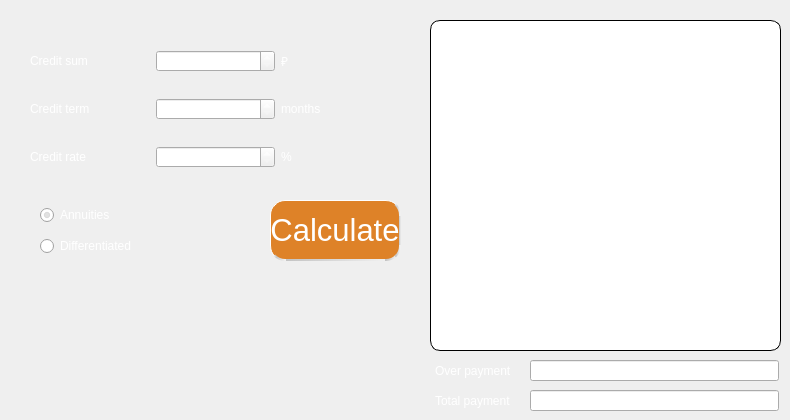
    <widget class="QWidget" name="Credit">
     <attribute name="title">
      <string>Credit</string>
     </attribute>
     <widget class="QTableView" name="creditTable">
      <property name="geometry">
       <rect>
        <x>430</x>
        <y>20</y>
        <width>351</width>
        <height>331</height>
       </rect>
      </property>
      <property name="styleSheet">
       <string notr="true">QTableView {
   background-color: white;
   color: black;
	border: 1px solid black;
	border-radius: 10px;
}</string>
      </property>
     </widget>
     <widget class="QPushButton" name="getCreditButton">
      <property name="geometry">
       <rect>
        <x>270</x>
        <y>200</y>
        <width>131</width>
        <height>61</height>
       </rect>
      </property>
      <property name="palette">
       <palette>
        <active>
         <colorrole role="WindowText">
          <brush brushstyle="SolidPattern">
           <color alpha="255">
            <red>255</red>
            <green>255</green>
            <blue>255</blue>
           </color>
          </brush>
         </colorrole>
         <colorrole role="Button">
          <brush brushstyle="SolidPattern">
           <color alpha="255">
            <red>222</red>
            <green>130</green>
            <blue>40</blue>
           </color>
          </brush>
         </colorrole>
         <colorrole role="Text">
          <brush brushstyle="SolidPattern">
           <color alpha="255">
            <red>255</red>
            <green>255</green>
            <blue>255</blue>
           </color>
          </brush>
         </colorrole>
         <colorrole role="ButtonText">
          <brush brushstyle="SolidPattern">
           <color alpha="255">
            <red>255</red>
            <green>255</green>
            <blue>255</blue>
           </color>
          </brush>
         </colorrole>
         <colorrole role="Base">
          <brush brushstyle="SolidPattern">
           <color alpha="255">
            <red>222</red>
            <green>130</green>
            <blue>40</blue>
           </color>
          </brush>
         </colorrole>
         <colorrole role="Window">
          <brush brushstyle="SolidPattern">
           <color alpha="255">
            <red>222</red>
            <green>130</green>
            <blue>40</blue>
           </color>
          </brush>
         </colorrole>
         <colorrole role="PlaceholderText">
          <brush brushstyle="SolidPattern">
           <color alpha="255">
            <red>255</red>
            <green>255</green>
            <blue>255</blue>
           </color>
          </brush>
         </colorrole>
        </active>
        <inactive>
         <colorrole role="WindowText">
          <brush brushstyle="SolidPattern">
           <color alpha="255">
            <red>255</red>
            <green>255</green>
            <blue>255</blue>
           </color>
          </brush>
         </colorrole>
         <colorrole role="Button">
          <brush brushstyle="SolidPattern">
           <color alpha="255">
            <red>222</red>
            <green>130</green>
            <blue>40</blue>
           </color>
          </brush>
         </colorrole>
         <colorrole role="Text">
          <brush brushstyle="SolidPattern">
           <color alpha="255">
            <red>255</red>
            <green>255</green>
            <blue>255</blue>
           </color>
          </brush>
         </colorrole>
         <colorrole role="ButtonText">
          <brush brushstyle="SolidPattern">
           <color alpha="255">
            <red>255</red>
            <green>255</green>
            <blue>255</blue>
           </color>
          </brush>
         </colorrole>
         <colorrole role="Base">
          <brush brushstyle="SolidPattern">
           <color alpha="255">
            <red>222</red>
            <green>130</green>
            <blue>40</blue>
           </color>
          </brush>
         </colorrole>
         <colorrole role="Window">
          <brush brushstyle="SolidPattern">
           <color alpha="255">
            <red>222</red>
            <green>130</green>
            <blue>40</blue>
           </color>
          </brush>
         </colorrole>
         <colorrole role="PlaceholderText">
          <brush brushstyle="SolidPattern">
           <color alpha="255">
            <red>255</red>
            <green>255</green>
            <blue>255</blue>
           </color>
          </brush>
         </colorrole>
        </inactive>
        <disabled>
         <colorrole role="WindowText">
          <brush brushstyle="SolidPattern">
           <color alpha="255">
            <red>255</red>
            <green>255</green>
            <blue>255</blue>
           </color>
          </brush>
         </colorrole>
         <colorrole role="Button">
          <brush brushstyle="SolidPattern">
           <color alpha="255">
            <red>222</red>
            <green>130</green>
            <blue>40</blue>
           </color>
          </brush>
         </colorrole>
         <colorrole role="Text">
          <brush brushstyle="SolidPattern">
           <color alpha="255">
            <red>255</red>
            <green>255</green>
            <blue>255</blue>
           </color>
          </brush>
         </colorrole>
         <colorrole role="ButtonText">
          <brush brushstyle="SolidPattern">
           <color alpha="255">
            <red>255</red>
            <green>255</green>
            <blue>255</blue>
           </color>
          </brush>
         </colorrole>
         <colorrole role="Base">
          <brush brushstyle="SolidPattern">
           <color alpha="255">
            <red>222</red>
            <green>130</green>
            <blue>40</blue>
           </color>
          </brush>
         </colorrole>
         <colorrole role="Window">
          <brush brushstyle="SolidPattern">
           <color alpha="255">
            <red>222</red>
            <green>130</green>
            <blue>40</blue>
           </color>
          </brush>
         </colorrole>
         <colorrole role="PlaceholderText">
          <brush brushstyle="SolidPattern">
           <color alpha="255">
            <red>255</red>
            <green>255</green>
            <blue>255</blue>
           </color>
          </brush>
         </colorrole>
        </disabled>
       </palette>
      </property>
      <property name="font">
       <font>
        <family>.AppleSystemUIFont</family>
        <pointsize>23</pointsize>
        <italic>false</italic>
        <bold>false</bold>
       </font>
      </property>
      <property name="cursor">
       <cursorShape>ArrowCursor</cursorShape>
      </property>
      <property name="styleSheet">
       <string notr="true">QPushButton {
   border: 5px solid gray;
   border-radius: 15px;
border: 1px solid white;
color: white;
 background-color:  rgb(222, 130, 40);
	font: 23pt &quot;.AppleSystemUIFont&quot;;
border-right: 2px solid black;
border-bottom: 2px solid black;
border-right-color: qlineargradient(x1:0, y1:0, x2:1, y2:0, stop: 0 rgb(195,195,195), stop: 1 rgb(240, 240, 240));
border-bottom-color: qlineargradient(x1:0, y1:0, x2:1, y2:0, stop: 0 rgb(195,195,195), stop: 1 rgb(240, 240, 240));
}

QPushButton:pressed {
    background-color: qradialgradient(spread:pad, cx:0.5, cy:0.5, radius:2, fx:0.495074, fy:0.648045, stop:0.0591133 rgba(192, 152, 56, 255), stop:0.571429 rgba(238, 236, 232, 255));
}</string>
      </property>
      <property name="text">
       <string>Calculate</string>
      </property>
     </widget>
     <widget class="QWidget" name="verticalLayoutWidget">
      <property name="geometry">
       <rect>
        <x>40</x>
        <y>200</y>
        <width>201</width>
        <height>61</height>
       </rect>
      </property>
      <layout class="QVBoxLayout" name="verticalLayout">
       <item>
        <widget class="QRadioButton" name="annuit">
         <property name="styleSheet">
          <string notr="true">QRadioButton {
color: white;
	font: 16pt &quot;.AppleSystemUIFont&quot;;
}</string>
         </property>
         <property name="text">
          <string>Annuities</string>
         </property>
         <property name="checked">
          <bool>true</bool>
         </property>
        </widget>
       </item>
       <item>
        <widget class="QRadioButton" name="diff">
         <property name="styleSheet">
          <string notr="true">QRadioButton {
color: white;
	font: 16pt &quot;.AppleSystemUIFont&quot;;
}</string>
         </property>
         <property name="text">
          <string>Differentiated</string>
         </property>
        </widget>
       </item>
      </layout>
     </widget>
     <widget class="QWidget" name="gridLayoutWidget_6">
      <property name="geometry">
       <rect>
        <x>30</x>
        <y>30</y>
        <width>371</width>
        <height>161</height>
       </rect>
      </property>
      <layout class="QGridLayout" name="gridLayout_4">
       <item row="0" column="2">
        <widget class="QLabel" name="label_26">
         <property name="styleSheet">
          <string notr="true">QLabel {
color: white;
	font: 16pt &quot;.AppleSystemUIFont&quot;;
}</string>
         </property>
         <property name="text">
          <string>₽</string>
         </property>
        </widget>
       </item>
       <item row="2" column="2">
        <widget class="QLabel" name="label_28">
         <property name="styleSheet">
          <string notr="true">QLabel {
color: white;
	font: 16pt &quot;.AppleSystemUIFont&quot;;
}</string>
         </property>
         <property name="text">
          <string>%</string>
         </property>
        </widget>
       </item>
       <item row="1" column="1">
        <widget class="QSpinBox" name="creditMonth">
         <property name="styleSheet">
          <string notr="true">QSpinBox {
color: white;
	font: 16pt &quot;.AppleSystemUIFont&quot;;
}</string>
         </property>
         <property name="minimum">
          <number>1</number>
         </property>
         <property name="maximum">
          <number>600</number>
         </property>
        </widget>
       </item>
       <item row="2" column="1">
        <widget class="QDoubleSpinBox" name="creditRate">
         <property name="styleSheet">
          <string notr="true">QDoubleSpinBox {
color: white;
	font: 16pt &quot;.AppleSystemUIFont&quot;;
}</string>
         </property>
         <property name="minimum">
          <double>1.000000000000000</double>
         </property>
         <property name="maximum">
          <double>250.000000000000000</double>
         </property>
        </widget>
       </item>
       <item row="2" column="0">
        <widget class="QLabel" name="label_23">
         <property name="styleSheet">
          <string notr="true">QLabel {
color: white;
	font: 16pt &quot;.AppleSystemUIFont&quot;;
}</string>
         </property>
         <property name="text">
          <string>Credit rate</string>
         </property>
        </widget>
       </item>
       <item row="0" column="1">
        <widget class="QDoubleSpinBox" name="creditSum">
         <property name="styleSheet">
          <string notr="true">QDoubleSpinBox {
color: white;
	font: 16pt &quot;.AppleSystemUIFont&quot;;
}</string>
         </property>
         <property name="minimum">
          <double>0.000000000000000</double>
         </property>
         <property name="maximum">
          <double>99999999999999999209038626283633850822756121694230455365568299008.000000000000000</double>
         </property>
         <property name="value">
          <double>0.000000000000000</double>
         </property>
        </widget>
       </item>
       <item row="1" column="2">
        <widget class="QLabel" name="label_27">
         <property name="styleSheet">
          <string notr="true">QLabel {
color: white;
	font: 16pt &quot;.AppleSystemUIFont&quot;;
}</string>
         </property>
         <property name="text">
          <string>months</string>
         </property>
        </widget>
       </item>
       <item row="1" column="0">
        <widget class="QLabel" name="label_24">
         <property name="styleSheet">
          <string notr="true">QLabel {
color: white;
	font: 16pt &quot;.AppleSystemUIFont&quot;;
}</string>
         </property>
         <property name="text">
          <string>Credit term</string>
         </property>
        </widget>
       </item>
       <item row="0" column="0">
        <widget class="QLabel" name="label_25">
         <property name="styleSheet">
          <string notr="true">QLabel {
color: white;
	font: 16pt &quot;.AppleSystemUIFont&quot;;
}</string>
         </property>
         <property name="text">
          <string>Credit sum</string>
         </property>
        </widget>
       </item>
      </layout>
     </widget>
     <widget class="QLineEdit" name="overPay">
      <property name="geometry">
       <rect>
        <x>530</x>
        <y>360</y>
        <width>249</width>
        <height>21</height>
       </rect>
      </property>
      <property name="styleSheet">
       <string notr="true">QLineEdit {
color: white;
	font: 16pt &quot;.AppleSystemUIFont&quot;;
}</string>
      </property>
      <property name="text">
       <string>0</string>
      </property>
      <property name="readOnly">
       <bool>true</bool>
      </property>
     </widget>
     <widget class="QLabel" name="label_21">
      <property name="geometry">
       <rect>
        <x>435</x>
        <y>360</y>
        <width>85</width>
        <height>21</height>
       </rect>
      </property>
      <property name="styleSheet">
       <string notr="true">QLabel {
color: white;
	font: 16pt &quot;.AppleSystemUIFont&quot;;
}</string>
      </property>
      <property name="text">
       <string>Over payment</string>
      </property>
     </widget>
     <widget class="QLineEdit" name="totalPay">
      <property name="geometry">
       <rect>
        <x>530</x>
        <y>390</y>
        <width>249</width>
        <height>21</height>
       </rect>
      </property>
      <property name="styleSheet">
       <string notr="true">QLineEdit {
color: white;
	font: 15pt &quot;.AppleSystemUIFont&quot;;
}</string>
      </property>
      <property name="text">
       <string>0</string>
      </property>
      <property name="readOnly">
       <bool>true</bool>
      </property>
     </widget>
     <widget class="QLabel" name="label_22">
      <property name="geometry">
       <rect>
        <x>435</x>
        <y>390</y>
        <width>85</width>
        <height>21</height>
       </rect>
      </property>
      <property name="styleSheet">
       <string notr="true">QLabel {
color: white;
	font: 16pt &quot;.AppleSystemUIFont&quot;;
}</string>
      </property>
      <property name="text">
       <string>Total payment</string>
      </property>
     </widget>
    </widget>
